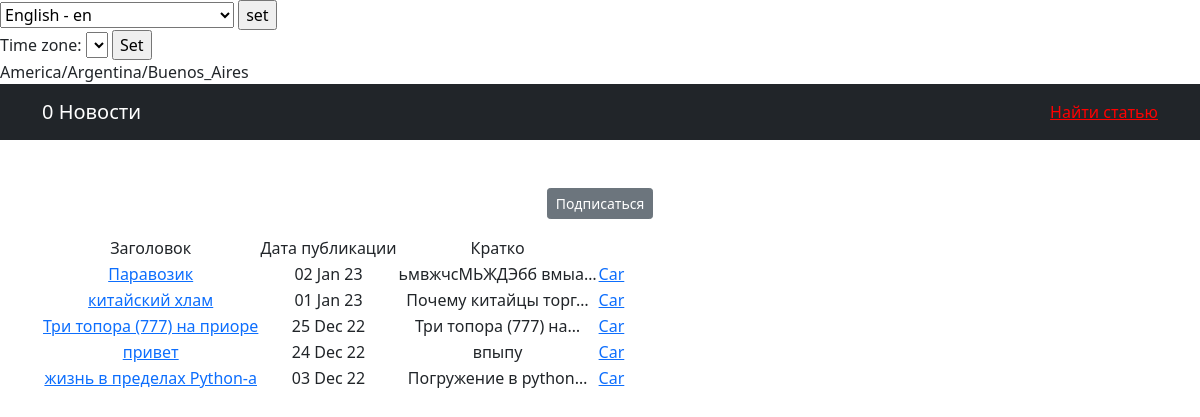
The app's page /news/categories/2, older data.
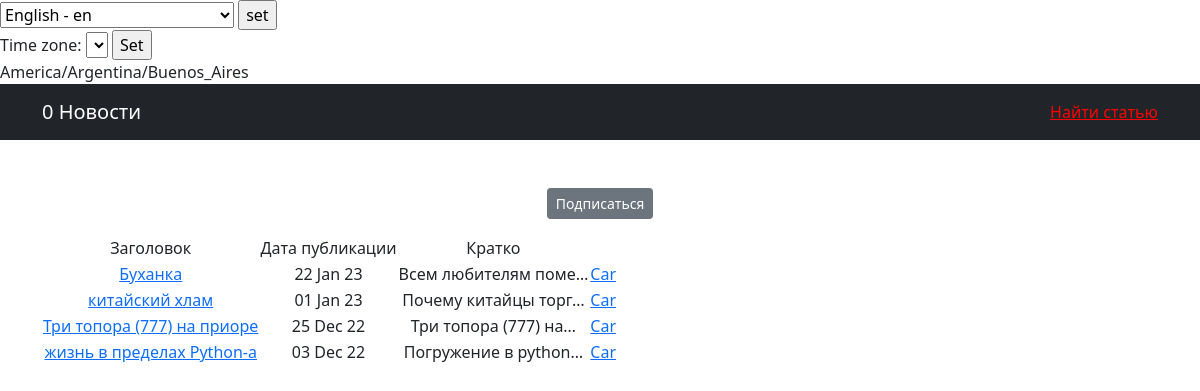
The same page, newer data.
### news/models.py (models this page shows, shortened)
class Post(models.Model):
    author = models.ForeignKey(Author, on_delete=models.CASCADE, help_text=_('Author'))
    category = models.ManyToManyField(Category, through='PostCategory', help_text=_('Category'))
    NEWS = 'NE'
    ARTICLE = 'AR'
    CATEGORY_CHOICES = (
        (NEWS, _('Новости')),
        (ARTICLE, _('Статья'))
    )
    change_news = models.CharField(max_length=2, choices=CATEGORY_CHOICES, default=ARTICLE, help_text=_('change news'))
    time_in = models.DateTimeField(auto_now_add=True, help_text=_('time in'))
    head_news = models.CharField(max_length=128, help_text=_('head news'))
    text_news = models.TextField(help_text=_('text news'))
    rate_news = models.SmallIntegerField(default=0, help_text=_('rate news'))

class Category(models.Model):
    category = models.CharField(max_length=64, unique=True, help_text=_('Category'))
    subscribers = models.ManyToManyField(User, related_name='categories', help_text=_('Subscribers'))
    def __str__(self):
        return f'{self.category}'

### news/views.py (the view)
# urls.py: path('categories/<int:pk>', CategoryListView.as_view(), name='category_list'),
class CategoryListView(ListView):
    model = Post
    template_name = 'category_list.html'
    context_object_name = 'category_news_list'
    def get_queryset(self):
        self.category = get_object_or_404(Category, id=self.kwargs.get("pk"))
        queryset = Post.objects.filter(category=self.category).order_by('-time_in')
        return queryset
    def get_context_data(self, **kwargs):
        context = super().get_context_data(**kwargs)
        context['is_not_subscriber'] = self.request.user not in self.category.subscribers.all()
        context['category'] = self.category
        return context

### news/templatetags/custom_filters.py (called while the page is built)
@register.filter()
def censor(word, code="*"):
    wordMat = word.lower().translate(str.maketrans('', '', string.punctuation + string.digits))
    for mat in list_mat:
        while mat in wordMat:
            word_a = wordMat.replace(mat[1:], code * (len(mat) - 1))
            print(word_a)
            wordMat = word_a
            word = wordMat
    return f'{word}'

@register.simple_tag(name="get_hour")
def current_hour():
    now = datetime.now()
    return now.strftime("%H")

### templates/category_list.html (shortened to what this page needs)
{% extends 'flatpages/default.html' %}
{% load custom_filters %}
{% block title %}
{{news|length}} Новости
<a style="color: red" href="{% url 'search' %}">Найти статью</a>
{% endblock title %}
{% block content %}
{% if is_not_subscriber %}
    <p class="text-center"><a href="{% url 'subscribe' category.id %}" class="btn btn-secondary btn-sm">Подписаться</a> </p>
{% endif %}
<table>
    <tr>
        <td>Заголовок</td>
        <td>Дата публикации</td>
        <td>Кратко</td>
    </tr>
        {% for new in category_news_list %}
        <tr>
            <td><a href="/news/{{new.pk}}">{{new.head_news|censor}}</a></td>
            <td>{{new.time_in|date:"d M y"}}</td>
            <td>{{new.text_news|censor|truncatechars:20}}</td>
            <td>
                {% for category in new.category.all %}
                    <a href="{% url 'category_list' category.id %}">{{ category }}</a>
                {% endfor %}
            </td>
        </tr>
        {% endfor %}
</table>
{% endblock content %}

Row changes from the older to the newer data that the page shows:
removed Post: head_news|censor "Паравозик", time_in "02 Jan 23", text_news|censor "ьмвжчсМЬЖДЭбб вмыа…", Category (category "Car")
removed Post: head_news|censor "привет", time_in "24 Dec 22", text_news|censor "впыпу", Category (category "Car")
added Post: head_news|censor "Буханка", time_in "22 Jan 23", text_news|censor "Всем любителям поме…", Category (category "Car")
